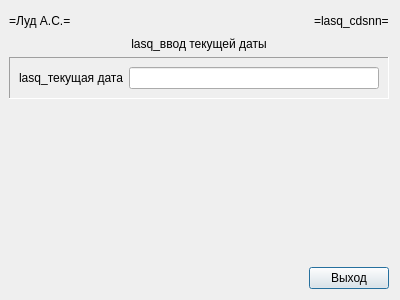
<?xml version="1.0" encoding="UTF-8"?>
<ui version="4.0">
 <class>lasq_cdstt</class>
 <widget class="QDialog" name="lasq_cdstt">
  <property name="windowModality">
   <enum>Qt::ApplicationModal</enum>
  </property>
  <property name="geometry">
   <rect>
    <x>0</x>
    <y>0</y>
    <width>400</width>
    <height>300</height>
   </rect>
  </property>
  <property name="windowTitle">
   <string>lasq_cdstt</string>
  </property>
  <layout class="QVBoxLayout" name="verticalLayout">
   <property name="leftMargin">
    <number>9</number>
   </property>
   <item>
    <layout class="QHBoxLayout" name="horizontalLayout">
     <item>
      <widget class="QLabel" name="lasq_cdstt_xxlas_l">
       <property name="text">
        <string>=Луд А.С.=</string>
       </property>
      </widget>
     </item>
     <item>
      <spacer name="horizontalSpacer">
       <property name="orientation">
        <enum>Qt::Horizontal</enum>
       </property>
       <property name="sizeHint" stdset="0">
        <size>
         <width>40</width>
         <height>20</height>
        </size>
       </property>
      </spacer>
     </item>
     <item>
      <widget class="QLabel" name="lasq_cdstt_xxprg_l">
       <property name="text">
        <string>=lasq_cdsnn=</string>
       </property>
      </widget>
     </item>
    </layout>
   </item>
   <item>
    <widget class="QLabel" name="lasq_cdstt_xxtitle_l">
     <property name="text">
      <string>lasq_ввод текущей даты</string>
     </property>
     <property name="alignment">
      <set>Qt::AlignCenter</set>
     </property>
    </widget>
   </item>
   <item>
    <widget class="QFrame" name="lasq_cdstt_1_b">
     <property name="frameShape">
      <enum>QFrame::Panel</enum>
     </property>
     <property name="frameShadow">
      <enum>QFrame::Sunken</enum>
     </property>
     <property name="lineWidth">
      <number>1</number>
     </property>
     <property name="midLineWidth">
      <number>1</number>
     </property>
     <layout class="QFormLayout" name="formLayout">
      <item row="0" column="0">
       <widget class="QLabel" name="lasq_cdstt_datat_l">
        <property name="text">
         <string>lasq_текущая дата</string>
        </property>
        <property name="alignment">
         <set>Qt::AlignCenter</set>
        </property>
       </widget>
      </item>
      <item row="0" column="1">
       <widget class="QLineEdit" name="lasq_cdstt_datat_e"/>
      </item>
     </layout>
    </widget>
   </item>
   <item>
    <spacer name="verticalSpacer_2">
     <property name="orientation">
      <enum>Qt::Vertical</enum>
     </property>
     <property name="sizeHint" stdset="0">
      <size>
       <width>20</width>
       <height>155</height>
      </size>
     </property>
    </spacer>
   </item>
   <item>
    <layout class="QHBoxLayout" name="horizontalLayout_2">
     <item>
      <spacer name="horizontalSpacer_2">
       <property name="orientation">
        <enum>Qt::Horizontal</enum>
       </property>
       <property name="sizeHint" stdset="0">
        <size>
         <width>40</width>
         <height>20</height>
        </size>
       </property>
      </spacer>
     </item>
     <item>
      <widget class="QPushButton" name="lasq_cdstt_exit_c">
       <property name="text">
        <string>Выход</string>
       </property>
      </widget>
     </item>
    </layout>
   </item>
  </layout>
 </widget>
 <resources/>
 <connections/>
</ui>
